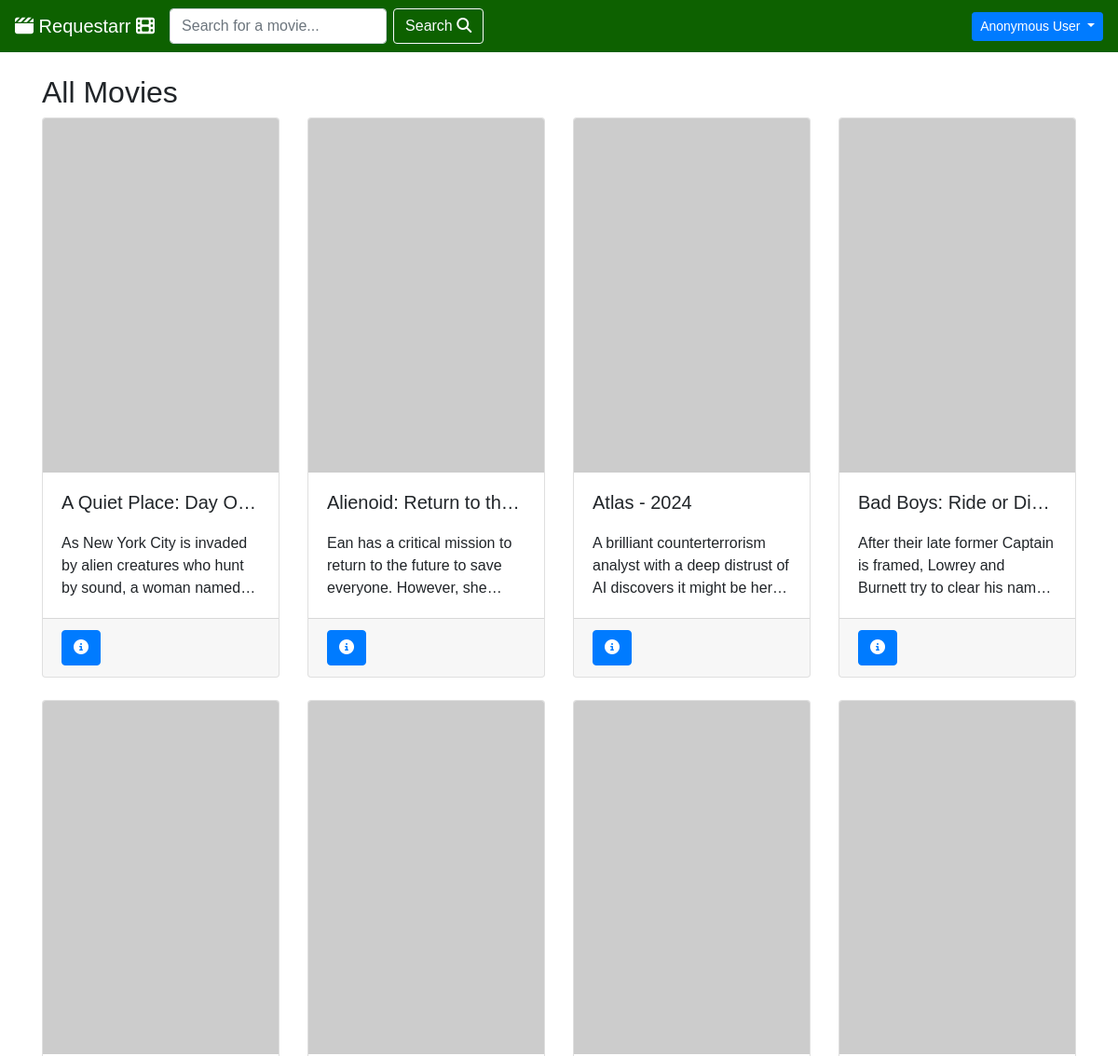
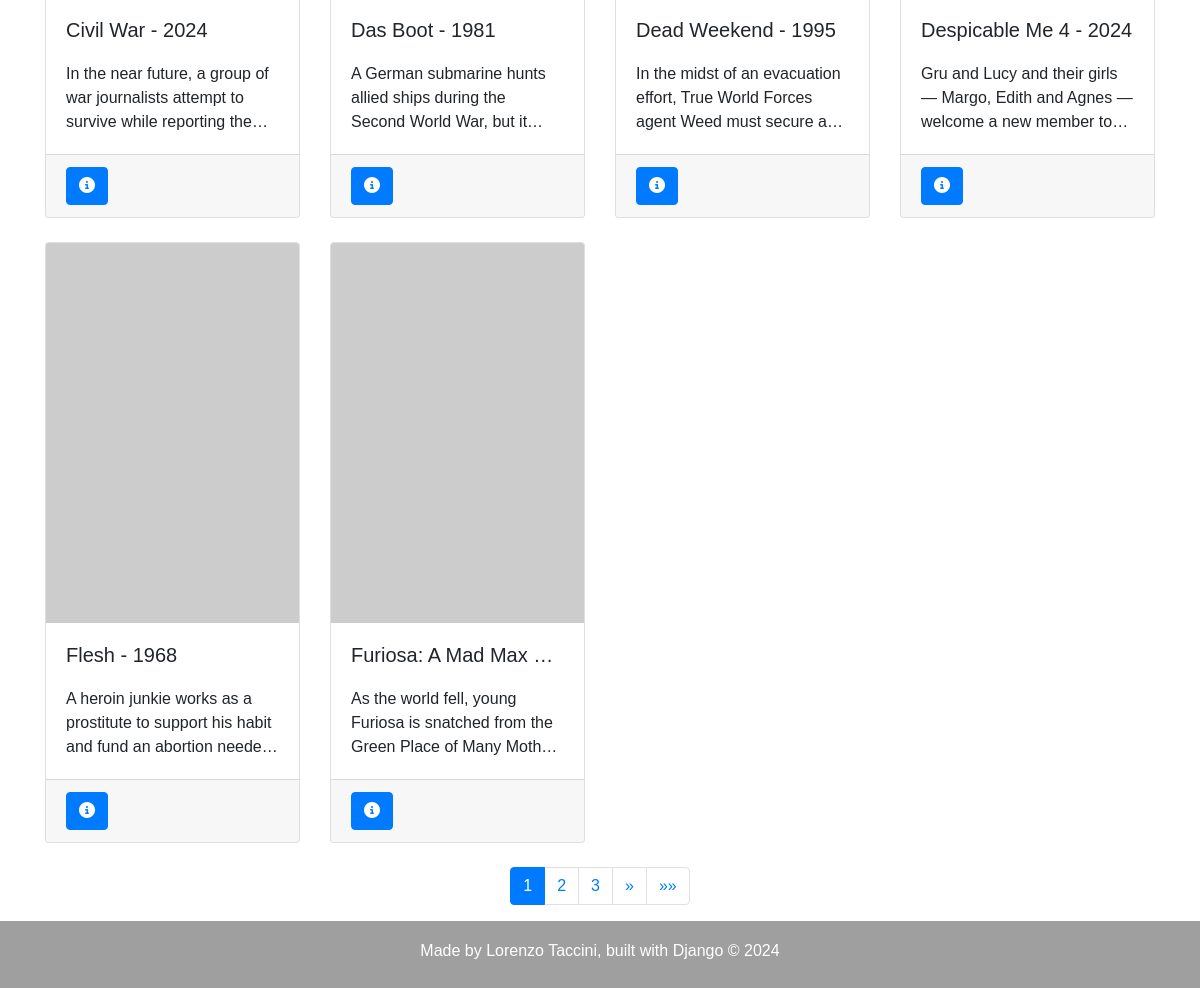
The page / on the database its author committed (2 pictures, top to bottom).
### movieapp/models.py (models this page shows, shortened)
class Movie(models.Model):
    tmdb_id = models.IntegerField(primary_key=True)  # useful to retrieve data from TMDB APIs
    title = models.CharField(max_length=100)
    year = models.IntegerField(null=True)
    description = models.TextField(max_length=1000)
    genre = models.CharField(max_length=100)
    available = models.BooleanField(default=False)
    @property
    def poster_url(self):
        api_key = '5dbf33ab1210565bba9d880c176bf3d8'
        base_url = f'https://api.themoviedb.org/3/movie/{self.tmdb_id}?api_key={api_key}'
        try:
            response = requests.get(base_url)
            data = response.json()
            if 'poster_path' in data and data['poster_path']:
                poster_path = data['poster_path']
                poster_url = f'https://image.tmdb.org/t/p/w342{poster_path}'
                return poster_url
            else:
                return None
        except requests.exceptions.RequestException as e:
            print('Error in API request:', e)
            return None
    class Meta:
        ordering = ["title"]
        verbose_name_plural = 'Movies'

### movieapp/views.py (the view)
# urls.py: path(r'', MovieListView.as_view(), name='home'),
class MovieListView(ListView):
    model = Movie
    template_name = 'movie_list.html'
    paginate_by = 10

### movieapp/templates/movie_list.html (shortened to what this page needs)
{% extends 'base.html' %}
{% block content %}
<div class="container mt-4">
    <h2>All Movies</h2>
    <div class="row">
        {% for movie in page_obj %}
        <div class="col-lg-3 col-md-4 mb-4">
            <div class="card h-100" id="{{ movie.tmdb_id }}">
                {% if movie.poster_url %}
                <img src="{{ movie.poster_url }}" class="card-img-top" alt="Poster del film">
                {% else %}
                <img src="https://via.placeholder.com/300x450" class="card-img-top" alt="Immagine non disponibile">
                {% endif %}
                <div class="card-body">
                    <h5 class="card-title text-truncate">{{ movie.title }} - {{ movie.year }}</h5>
                    <p class="card-text multi-line-text-truncate">{{ movie.description }}</p>
                </div>
                <div class="card-footer">
                    <div class="d-flex justify-content-between align-items-center">
                        <a href="{% url 'movieapp:movie_detail' movie.pk page_obj.number %}" class="btn btn-primary"><i class="fa-solid fa-circle-info"></i></a>
                    </div>
                </div>
            </div>
        </div>
        {% endfor %}
    </div>
    {% include 'navigation/pagination_buttons.html' %}
</div>
{% endblock %}

### templates/base.html (style rules this page uses)
body { font-family: Arial, sans-serif; margin: 0; padding: 0; display: flex; flex-direction: column; min-height: 100vh; }
.multi-line-text-truncate { overflow: hidden; max-width: 400px; display: -webkit-box; -webkit-line-clamp: 3; -webkit-box-orient: vertical; margin: 20px auto; }

### rows shown on the page
Movie: title "A Quiet Place: Day O…", description "As New York City is invaded by alien creatures who hunt by sound, a woman…"
Movie: title "Alienoid: Return to th…", description "Ean has a critical mission to return to the future to save everyone. However,…"
Movie: title "Atlas", year "2024", description "A brilliant counterterrorism analyst with a deep distrust of AI discovers it might be…"
Movie: title "Bad Boys: Ride or Di…", description "After their late former Captain is framed, Lowrey and Burnett try to clear his…"
Movie: title "Civil War", year "2024", description "In the near future, a group of war journalists attempt to survive while reporting…"
Movie: title "Das Boot", year "1981", description "A German submarine hunts allied ships during the Second World War, but…"
Movie: title "Dead Weekend", year "1995", description "In the midst of an evacuation effort, True World Forces agent Weed must secure…"
Movie: title "Despicable Me 4", year "2024", description "Gru and Lucy and their girls — Margo, Edith and Agnes — welcome a new member…"
Movie: title "Flesh", year "1968", description "A heroin junkie works as a prostitute to support his habit and fund an abortion…"
Movie: title "Furiosa: A Mad Max…", description "As the world fell, young Furiosa is snatched from the Green Place of Many…"

### other values the page prints
{{ num }} "1"
{{ num }} "2" "3"
